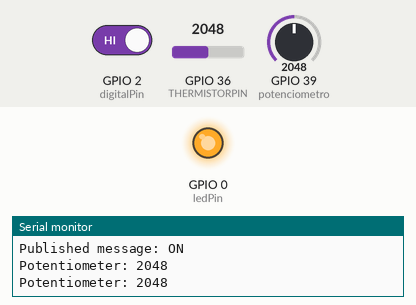
This sketch was run on a simulated ESP32. On the bench: output pins drawn as LEDs (lit = HIGH), the last lines printed to the serial monitor. The inputs (shaded band) are chosen by the test bench; at power-on: GPIO 2 (digitalPin) HIGH, GPIO 36 (THERMISTORPIN) = 2048, GPIO 39 (potenciometro) = 2048. WiFi joins after 1.5 s; servers stay silent unless stated; random numbers use the default seed unless the sketch sets one; no MQTT or app messages arrive unless stated.

Above: at 2.7 s.
2.8 s: GPIO 2 (digitalPin) driven LOW
At 4.8 s:
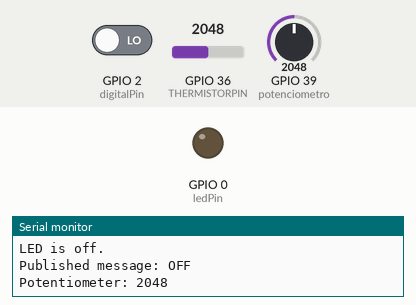
5.1 s: GPIO 2 (digitalPin) driven HIGH
At 6.5 s:
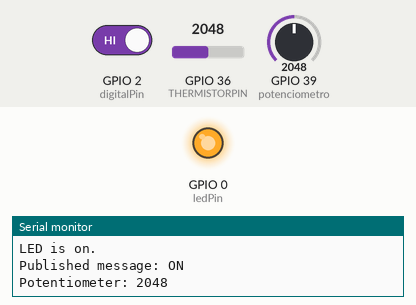
Timing chart, 0 to 8.1 s (numbered marks = the images above; inputs shaded):
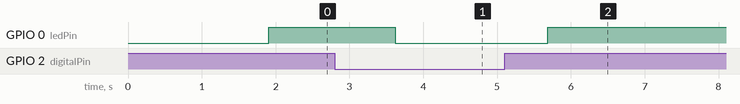

The sketch:

esp_code.ino
```cpp
#include <WiFi.h>
#include <PubSubClient.h>

// Pins
#define THERMISTORPIN 36
#define ledPin 0
#define digitalPin 2

// MQTT settings
const char* mqtt_server = "your_mqtt_server_address";
const int mqtt_port = 1883;
const char* mqtt_username = ""; // Leave empty if not required
const char* mqtt_password = ""; // Leave empty if not required
const char* mqtt_topic = "esp32/output";

// WiFi settings
const char* ssid = "your_wifi_network_name";
const char* password = "your_wifi_password";

WiFiClient espClient;
PubSubClient client(espClient);

// Variables
unsigned long now;
unsigned long now2;
unsigned long now3;
char txt[10];
char txt2[10];
char msg[10];
char pot[10];

void setup() {
  Serial.begin(115200); // Initialize the serial port
  pinMode(ledPin, OUTPUT);
  pinMode(THERMISTORPIN, INPUT);

  now = millis();

  client.setServer(mqtt_server, mqtt_port);
  client.setCallback(callback);

  // Connect to the WiFi network
  WiFi.begin(ssid, password);
  while (WiFi.status() != WL_CONNECTED) {
    delay(500);
    Serial.print(".");
  }
  Serial.println("");
  Serial.println("WiFi connected!");
  Serial.println("IP address: ");
  Serial.println(WiFi.localIP());
}

void loop() {
  if (!client.connected()) {
    reconnect();
  }

  temperatura();
  reed();
  potenciometro();
}

void reed() {
  int digitalVal = digitalRead(digitalPin);

  if (millis() >= now + 500) {
    now = millis();

    if (digitalVal == LOW) {
      digitalWrite(ledPin, LOW);
      Serial.println("LED is off.");

      // Publish a string to the MQTT topic
      String off = "OFF";
      Serial.println("Published message: " + off);
      snprintf(txt, 10 , "LED: %i", digitalVal);
      client.publish(mqtt_topic, txt);
    } else {
      digitalWrite(ledPin, HIGH);
      Serial.println("LED is on.");

      // Publish a string to the MQTT topic
      String on = "ON";
      Serial.println("Published message: " + on);
      snprintf(txt2, 10 , "LED: %i", digitalVal);
      client.publish(mqtt_topic, txt2);
    }
  }
}

void callback(char* topic, byte* message, unsigned int length) {
  Serial.print("Message arrived on topic: ");
  Serial.print(topic);
  Serial.print(". Message: ");
  String messageTemp;

  for (int i = 0; i < length; i++) {
    Serial.print((char)message[i]);
    messageTemp += (char)message[i];
  }
  Serial.println();
}

void reconnect() {
  while (!client.connected()) {
    Serial.print("Attempting MQTT connection...");
    // Create a random client ID
    String clientId = "ESP32";
    clientId += String(random(0xffff), HEX);
    // Attempt to connect
    if (client.connect(clientId.c_str())) {
      Serial.println("Connected");
      // Once connected, publish an announcement...
      client.publish(mqtt_topic, "MQTT Server is Connected");
      // ... and resubscribe
      client.subscribe("esp32/input");
    } else {
      Serial.print("Failed, rc=");
      Serial.print(client.state());
      Serial.println(" try again in 5 seconds");
      // Wait 5 seconds before retrying
      delay(5000);
    }
  }
}

void temperatura() {
  const int numSamples = 100; // Number of samples for averaging
  const float resistorValue = 10000.0; // Resistance value of the NTC thermistor at 25°C
  const float thermistorNominal = 10000.0; // Thermistor nominal resistance at 25°C
  const float bValue = 4300 ; // B-value of the thermistor

  if (millis() >= now2 + 2000) {
    now2 = millis();
    int i;
    float sum = 0.0;

    // Collect numSamples samples from the thermistor
    for (i = 0; i < numSamples; i++) {
      sum += analogRead(THERMISTORPIN);
      delay(10);
    }

    // Calculate the average value of the samples
    float average = sum / numSamples;

    // Convert the average analog value to resistance
    float resistance = resistorValue / (4096.0 / average - 1.0);

    // Calculate the temperature using the Steinhart-Hart equation
    float steinhart;
    steinhart = resistance / thermistorNominal;   // (R/Ro)
    steinhart = log(steinhart);                  // ln(R/Ro)
    steinhart /= bValue;                         // 1/B * ln(R/Ro)
    steinhart += 1.0 / (25.0 + 273.15);          // + (1/To)
    steinhart = 1.0 / steinhart;                 // Invert
    float temperature = steinhart - 273.15;      // Convert to Celsius

    // Display the temperature value on the Serial monitor
    Serial.print("Temperature: ");
    Serial.print(temperature, 2); // Print temperature value with 2 decimal places
    Serial.println(" C");

    // Publish the temperature value to the MQTT topic
    sprintf(msg, "%.2f", temperature);
    client.publish("esp32/temp", msg);
  }
  delay(350);
}


void potenciometro() {
  if (millis() >= now3 + 1500) {
    int sensorValue = analogRead(39);
    Serial.print("Potentiometer: ");
    Serial.print(sensorValue);
    Serial.print("\n");

    // Publish the potentiometer value to the MQTT topic
    sprintf(pot, "%i", sensorValue);
    client.publish("esp32/pot", pot);
  }
}
```

Measured:
- after the input at 2.8 s, GPIO 0 (ledPin): HIGH → LOW after 0.82 s
- after the input at 5.1 s, GPIO 0 (ledPin): LOW → HIGH after 0.59 s
